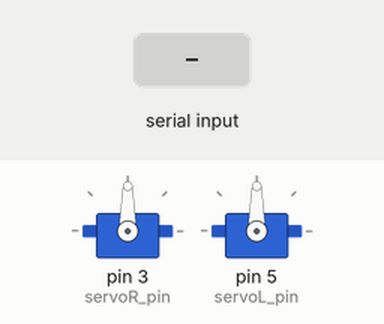
This sketch was run on a simulated Arduino Uno, built with avr-gcc and run on an emulated ATmega328P. On the bench: 2 × servo. The inputs (shaded band) are chosen by the test bench. What the sketch prints to the serial monitor is not drawn.

Above: at 1.2 s.
1.3 s: "F" received over Serial
At 1.6 s:
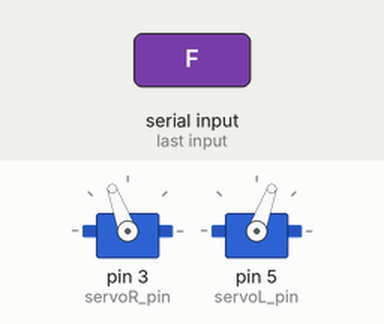
4.3 s: "B" received over Serial
At 4.7 s:
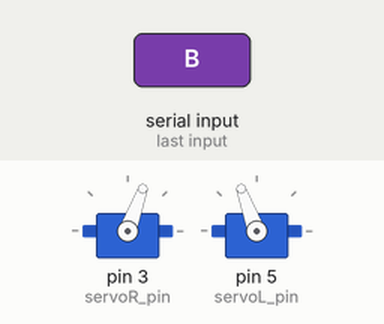
7.3 s: "1" received over Serial
At 8.7 s:
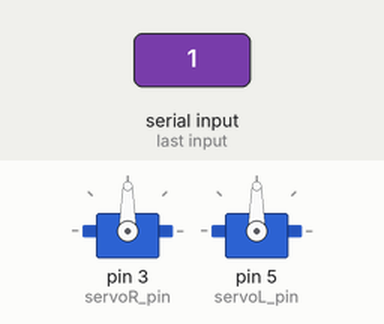
Timing chart, 0 to 10.3 s (numbered marks = the images above; inputs shaded):
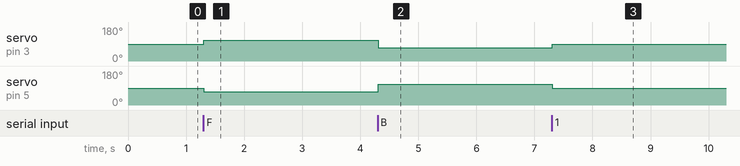

Measured:
- after the input at 1.3 s, servo on pin 3 (servoR_pin): 90° → 110° at once; servo on pin 5 (servoL_pin): 90° → 70° at once
- after the input at 4.3 s, servo on pin 3 (servoR_pin): 110° → 70° at once; servo on pin 5 (servoL_pin): 70° → 110° at once
- after the input at 7.3 s, servo on pin 3 (servoR_pin): 70° → 90° at once; servo on pin 5 (servoL_pin): 110° → 90° at once

The sketch:

Minesweeper_robot_F2.ino
```cpp
/*KEYS:
- V: servo up
- v: Servo stop
- X: servo down
- x: servo stop
*/
#define servoR_pin 3
#define servoL_pin 5
#include <Servo.h>

Servo servoR;
Servo servoL;

char val;

void setServosAngle(int servoR_pos, int servoL_pos){
  servoR.write(servoR_pos);
  servoL.write(servoL_pos);
}

void setup(){
  Serial.begin(9600);

  //servo initializations
  servoR.attach(servoR_pin);
  servoL.attach(servoL_pin);
  setServosAngle(90, 90);
  delay(15);

}

void loop(){
  while (Serial.available() > 0) val = Serial.read();
  Serial.println(val);
  if(val == 'F'){
    setServosAngle(110, 70);
    delay(600);
    setServosAngle(90, 90);
  }
  else if(val == 'B'){
    setServosAngle(70, 110);
    delay(600);
    setServosAngle(90, 90);
  }/*
  else if (val == 'v')
  else if (val == 'x') setServosAngle(90, 90);*/
}
```
